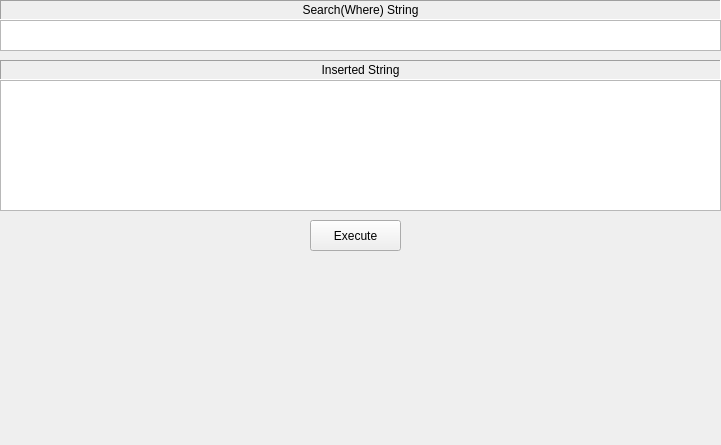
     <widget class="QWidget" name="page">
      <property name="geometry">
       <rect>
        <x>0</x>
        <y>0</y>
        <width>721</width>
        <height>445</height>
       </rect>
      </property>
      <attribute name="label">
       <string>InsertXML</string>
      </attribute>
      <widget class="QLabel" name="label_4">
       <property name="geometry">
        <rect>
         <x>0</x>
         <y>60</y>
         <width>721</width>
         <height>20</height>
        </rect>
       </property>
       <property name="frameShape">
        <enum>QFrame::Panel</enum>
       </property>
       <property name="frameShadow">
        <enum>QFrame::Sunken</enum>
       </property>
       <property name="text">
        <string>Inserted String</string>
       </property>
       <property name="alignment">
        <set>Qt::AlignCenter</set>
       </property>
      </widget>
      <widget class="QTextEdit" name="textEditInsertXMLStr">
       <property name="geometry">
        <rect>
         <x>0</x>
         <y>80</y>
         <width>721</width>
         <height>131</height>
        </rect>
       </property>
      </widget>
      <widget class="QPushButton" name="pushButtonExecuteInsertXML">
       <property name="geometry">
        <rect>
         <x>310</x>
         <y>220</y>
         <width>91</width>
         <height>31</height>
        </rect>
       </property>
       <property name="text">
        <string>Execute</string>
       </property>
      </widget>
      <widget class="QLabel" name="label_27">
       <property name="geometry">
        <rect>
         <x>0</x>
         <y>0</y>
         <width>721</width>
         <height>20</height>
        </rect>
       </property>
       <property name="frameShape">
        <enum>QFrame::Panel</enum>
       </property>
       <property name="frameShadow">
        <enum>QFrame::Sunken</enum>
       </property>
       <property name="text">
        <string>Search(Where) String</string>
       </property>
       <property name="alignment">
        <set>Qt::AlignCenter</set>
       </property>
      </widget>
      <widget class="QTextEdit" name="textEditInsertXMLWhereStr">
       <property name="geometry">
        <rect>
         <x>0</x>
         <y>20</y>
         <width>721</width>
         <height>31</height>
        </rect>
       </property>
      </widget>
     </widget>
